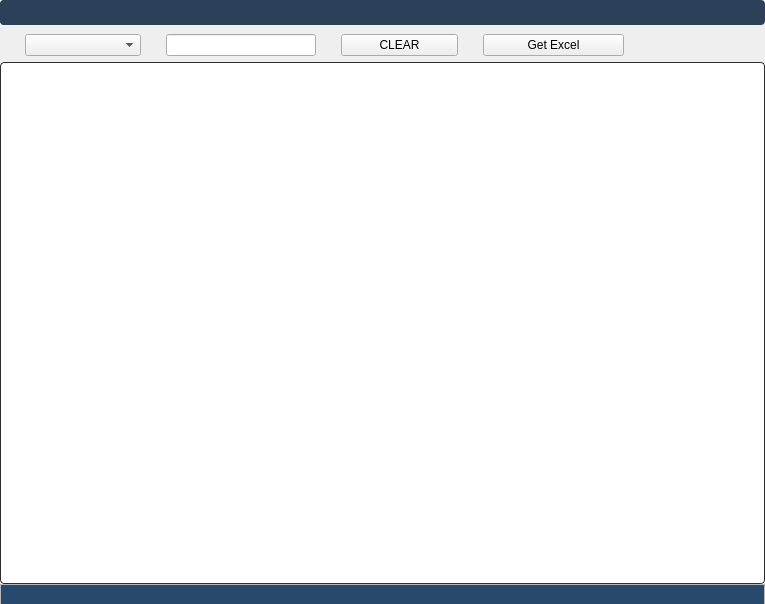
<?xml version="1.0" encoding="UTF-8"?>
<ui version="4.0">
 <class>MainWindow</class>
 <widget class="QMainWindow" name="MainWindow">
  <property name="geometry">
   <rect>
    <x>0</x>
    <y>0</y>
    <width>765</width>
    <height>604</height>
   </rect>
  </property>
  <property name="windowTitle">
   <string>MainWindow</string>
  </property>
  <widget class="QWidget" name="centralwidget">
   <layout class="QGridLayout" name="gridLayout">
    <property name="leftMargin">
     <number>0</number>
    </property>
    <property name="topMargin">
     <number>0</number>
    </property>
    <property name="rightMargin">
     <number>0</number>
    </property>
    <property name="bottomMargin">
     <number>0</number>
    </property>
    <property name="spacing">
     <number>0</number>
    </property>
    <item row="0" column="0">
     <widget class="QWidget" name="indexBar" native="true">
      <property name="sizePolicy">
       <sizepolicy hsizetype="Preferred" vsizetype="Minimum">
        <horstretch>0</horstretch>
        <verstretch>0</verstretch>
       </sizepolicy>
      </property>
      <property name="minimumSize">
       <size>
        <width>0</width>
        <height>0</height>
       </size>
      </property>
      <property name="styleSheet">
       <string notr="true"/>
      </property>
      <layout class="QGridLayout" name="gridLayout_2">
       <property name="leftMargin">
        <number>0</number>
       </property>
       <property name="topMargin">
        <number>0</number>
       </property>
       <property name="rightMargin">
        <number>0</number>
       </property>
       <property name="bottomMargin">
        <number>6</number>
       </property>
       <property name="horizontalSpacing">
        <number>0</number>
       </property>
       <property name="verticalSpacing">
        <number>9</number>
       </property>
       <item row="1" column="5" rowspan="2">
        <widget class="QPushButton" name="pbClearfilter">
         <property name="maximumSize">
          <size>
           <width>200</width>
           <height>16777215</height>
          </size>
         </property>
         <property name="text">
          <string>CLEAR</string>
         </property>
        </widget>
       </item>
       <item row="1" column="7" rowspan="2" colspan="2">
        <widget class="QPushButton" name="pbGetExcel">
         <property name="maximumSize">
          <size>
           <width>200</width>
           <height>16777215</height>
          </size>
         </property>
         <property name="text">
          <string>Get Excel</string>
         </property>
        </widget>
       </item>
       <item row="1" column="1" rowspan="2">
        <widget class="QComboBox" name="cbHeads"/>
       </item>
       <item row="1" column="9" rowspan="2">
        <widget class="Line" name="line_13">
         <property name="minimumSize">
          <size>
           <width>10</width>
           <height>0</height>
          </size>
         </property>
         <property name="maximumSize">
          <size>
           <width>16777215</width>
           <height>16777215</height>
          </size>
         </property>
         <property name="styleSheet">
          <string notr="true">background-color:transparent</string>
         </property>
         <property name="orientation">
          <enum>Qt::Horizontal</enum>
         </property>
        </widget>
       </item>
       <item row="1" column="4" rowspan="2">
        <widget class="Line" name="line_10">
         <property name="minimumSize">
          <size>
           <width>10</width>
           <height>0</height>
          </size>
         </property>
         <property name="maximumSize">
          <size>
           <width>25</width>
           <height>16777215</height>
          </size>
         </property>
         <property name="styleSheet">
          <string notr="true">background-color:transparent</string>
         </property>
         <property name="orientation">
          <enum>Qt::Horizontal</enum>
         </property>
        </widget>
       </item>
       <item row="2" column="2">
        <widget class="Line" name="line_12">
         <property name="minimumSize">
          <size>
           <width>10</width>
           <height>0</height>
          </size>
         </property>
         <property name="maximumSize">
          <size>
           <width>25</width>
           <height>16777215</height>
          </size>
         </property>
         <property name="styleSheet">
          <string notr="true">background-color: transparent;</string>
         </property>
         <property name="orientation">
          <enum>Qt::Horizontal</enum>
         </property>
        </widget>
       </item>
       <item row="1" column="6" rowspan="2">
        <widget class="Line" name="line_7">
         <property name="minimumSize">
          <size>
           <width>10</width>
           <height>0</height>
          </size>
         </property>
         <property name="maximumSize">
          <size>
           <width>25</width>
           <height>16777215</height>
          </size>
         </property>
         <property name="styleSheet">
          <string notr="true">background-color: transparent;</string>
         </property>
         <property name="orientation">
          <enum>Qt::Horizontal</enum>
         </property>
        </widget>
       </item>
       <item row="2" column="10">
        <widget class="Line" name="line_9">
         <property name="minimumSize">
          <size>
           <width>10</width>
           <height>0</height>
          </size>
         </property>
         <property name="maximumSize">
          <size>
           <width>25</width>
           <height>16777215</height>
          </size>
         </property>
         <property name="styleSheet">
          <string notr="true">background-color: transparent;</string>
         </property>
         <property name="orientation">
          <enum>Qt::Horizontal</enum>
         </property>
        </widget>
       </item>
       <item row="2" column="0">
        <widget class="Line" name="line_14">
         <property name="minimumSize">
          <size>
           <width>10</width>
           <height>0</height>
          </size>
         </property>
         <property name="maximumSize">
          <size>
           <width>25</width>
           <height>16777215</height>
          </size>
         </property>
         <property name="styleSheet">
          <string notr="true">background-color: transparent;</string>
         </property>
         <property name="orientation">
          <enum>Qt::Horizontal</enum>
         </property>
        </widget>
       </item>
       <item row="1" column="3" rowspan="2">
        <widget class="QLineEdit" name="le_text">
         <property name="maximumSize">
          <size>
           <width>150</width>
           <height>16777215</height>
          </size>
         </property>
        </widget>
       </item>
       <item row="2" column="8">
        <widget class="Line" name="line_11">
         <property name="minimumSize">
          <size>
           <width>10</width>
           <height>0</height>
          </size>
         </property>
         <property name="maximumSize">
          <size>
           <width>25</width>
           <height>16777215</height>
          </size>
         </property>
         <property name="styleSheet">
          <string notr="true">background-color: transparent;</string>
         </property>
         <property name="orientation">
          <enum>Qt::Horizontal</enum>
         </property>
        </widget>
       </item>
       <item row="0" column="0" colspan="11">
        <widget class="QFrame" name="headerFrame">
         <property name="sizePolicy">
          <sizepolicy hsizetype="Expanding" vsizetype="Maximum">
           <horstretch>0</horstretch>
           <verstretch>0</verstretch>
          </sizepolicy>
         </property>
         <property name="minimumSize">
          <size>
           <width>0</width>
           <height>0</height>
          </size>
         </property>
         <property name="styleSheet">
          <string notr="true">/* QFrame -----------------------------------------------------------------

https://doc.qt.io/qt-5/stylesheet-examples.html#customizing-qframe
https://doc.qt.io/qt-5/qframe.html#-prop
https://doc.qt.io/qt-5/qframe.html#details
https://stackoverflow.com/questions/14581498/qt-stylesheet-for-hline-vline-color

--------------------------------------------------------------------------- */
/* (dot) .QFrame  fix #141, #126, #123 */
.QFrame {
  background-color: #2D4059;

  border-radius: 4px;
  border: 0px solid transparent;

  /* No frame */
  /* HLine */
  /* HLine */
}

.QFrame[frameShape=&quot;0&quot;] {
  border-radius: 4px;
  border: 1px transparent #2d2d2d;
}

.QFrame[frameShape=&quot;4&quot;] {
  max-height: 2px;
  border: none;
  background-color: #2d2d2d;
}

.QFrame[frameShape=&quot;5&quot;] {
  max-width: 2px;
  border: none;
  background-color: #2d2d2d;
}


</string>
         </property>
         <property name="frameShape">
          <enum>QFrame::Box</enum>
         </property>
         <property name="frameShadow">
          <enum>QFrame::Sunken</enum>
         </property>
         <layout class="QGridLayout" name="gridLayout_8">
          <property name="leftMargin">
           <number>0</number>
          </property>
          <property name="topMargin">
           <number>0</number>
          </property>
          <property name="rightMargin">
           <number>0</number>
          </property>
          <property name="bottomMargin">
           <number>0</number>
          </property>
          <property name="spacing">
           <number>0</number>
          </property>
          <item row="0" column="2" alignment="Qt::AlignRight|Qt::AlignTop">
           <widget class="QFrame" name="btnframe_4">
            <property name="sizePolicy">
             <sizepolicy hsizetype="Expanding" vsizetype="Expanding">
              <horstretch>0</horstretch>
              <verstretch>0</verstretch>
             </sizepolicy>
            </property>
            <property name="minimumSize">
             <size>
              <width>0</width>
              <height>25</height>
             </size>
            </property>
            <property name="maximumSize">
             <size>
              <width>16777215</width>
              <height>25</height>
             </size>
            </property>
            <property name="styleSheet">
             <string notr="true">background-color: transparent;</string>
            </property>
            <property name="frameShape">
             <enum>QFrame::StyledPanel</enum>
            </property>
            <property name="frameShadow">
             <enum>QFrame::Raised</enum>
            </property>
            <layout class="QHBoxLayout" name="horizontalLayout_4">
             <property name="spacing">
              <number>0</number>
             </property>
             <property name="leftMargin">
              <number>0</number>
             </property>
             <property name="topMargin">
              <number>0</number>
             </property>
             <property name="rightMargin">
              <number>0</number>
             </property>
             <property name="bottomMargin">
              <number>0</number>
             </property>
             <item>
              <widget class="QPushButton" name="bt_min_3">
               <property name="minimumSize">
                <size>
                 <width>25</width>
                 <height>25</height>
                </size>
               </property>
               <property name="styleSheet">
                <string notr="true">QPushButton {
  background-color: transparent;
border-radius: 10px;

  border: 1px solid transparent;

}
QPushButton:hover {
border-radius: 10px;
  background-color: #000000;    
}
</string>
               </property>
               <property name="text">
                <string/>
               </property>
               <property name="icon">
                <iconset resource="../icons/icons.qrc">
                 <normaloff>:/newPrefix/icons/minus-circle.svg</normaloff>:/newPrefix/icons/minus-circle.svg</iconset>
               </property>
               <property name="iconSize">
                <size>
                 <width>20</width>
                 <height>20</height>
                </size>
               </property>
              </widget>
             </item>
             <item>
              <widget class="QPushButton" name="bt_close_3">
               <property name="minimumSize">
                <size>
                 <width>0</width>
                 <height>25</height>
                </size>
               </property>
               <property name="styleSheet">
                <string notr="true">QPushButton {
  background-color: transparent;
border-radius: 10px;

  border: 1px solid transparent;

}
QPushButton:hover {
border-radius: 10px;
  background-color: #ff2626;    
}
</string>
               </property>
               <property name="text">
                <string/>
               </property>
               <property name="icon">
                <iconset resource="../icons/icons.qrc">
                 <normaloff>:/newPrefix/icons/x-circle.svg</normaloff>:/newPrefix/icons/x-circle.svg</iconset>
               </property>
               <property name="iconSize">
                <size>
                 <width>20</width>
                 <height>20</height>
                </size>
               </property>
              </widget>
             </item>
            </layout>
           </widget>
          </item>
          <item row="0" column="1">
           <widget class="QFrame" name="frame_5">
            <property name="sizePolicy">
             <sizepolicy hsizetype="Expanding" vsizetype="Preferred">
              <horstretch>0</horstretch>
              <verstretch>0</verstretch>
             </sizepolicy>
            </property>
            <property name="minimumSize">
             <size>
              <width>0</width>
              <height>25</height>
             </size>
            </property>
            <property name="maximumSize">
             <size>
              <width>16777215</width>
              <height>25</height>
             </size>
            </property>
            <property name="frameShape">
             <enum>QFrame::StyledPanel</enum>
            </property>
            <property name="frameShadow">
             <enum>QFrame::Raised</enum>
            </property>
           </widget>
          </item>
         </layout>
        </widget>
       </item>
      </layout>
     </widget>
    </item>
    <item row="1" column="0">
     <widget class="QTableView" name="tableView">
      <property name="font">
       <font>
        <pointsize>11</pointsize>
       </font>
      </property>
      <property name="styleSheet">
       <string notr="true">QTreeView:branch:selected, QTreeView:branch:hover {
  background: url(&quot;:/qss_icons/rc/transparent.png&quot;);
}

QTreeView:branch:has-siblings:!adjoins-item {
  border-image: url(&quot;:/qss_icons/rc/branch_line.png&quot;) 0;
}

QTreeView:branch:has-siblings:adjoins-item {
  border-image: url(&quot;:/qss_icons/rc/branch_more.png&quot;) 0;
}

QTreeView:branch:!has-children:!has-siblings:adjoins-item {
  border-image: url(&quot;:/qss_icons/rc/branch_end.png&quot;) 0;
}

QTreeView:branch:has-children:!has-siblings:closed, QTreeView:branch:closed:has-children:has-siblings {
  border-image: none;
  image: url(&quot;:/qss_icons/rc/branch_closed.png&quot;);
}

QTreeView:branch:open:has-children:!has-siblings, QTreeView:branch:open:has-children:has-siblings {
  border-image: none;
  image: url(&quot;:/qss_icons/rc/branch_open.png&quot;);
}

QTreeView:branch:has-children:!has-siblings:closed:hover, QTreeView:branch:closed:has-children:has-siblings:hover {
  image: url(&quot;:/qss_icons/rc/branch_closed_focus.png&quot;);
}

QTreeView:branch:open:has-children:!has-siblings:hover, QTreeView:branch:open:has-children:has-siblings:hover {
  image: url(&quot;:/qss_icons/rc/branch_open_focus.png&quot;);
}

QTreeView::indicator:checked,
QListView::indicator:checked {
  image: url(&quot;:/qss_icons/rc/checkbox_checked.png&quot;);
}

QTreeView::indicator:checked:hover, QTreeView::indicator:checked:focus, QTreeView::indicator:checked:pressed,
QListView::indicator:checked:hover,
QListView::indicator:checked:focus,
QListView::indicator:checked:pressed {
  image: url(&quot;:/qss_icons/rc/checkbox_checked_focus.png&quot;);
}

QTreeView::indicator:unchecked,
QListView::indicator:unchecked {
  image: url(&quot;:/qss_icons/rc/checkbox_unchecked.png&quot;);
}

QTreeView::indicator:unchecked:hover, QTreeView::indicator:unchecked:focus, QTreeView::indicator:unchecked:pressed,
QListView::indicator:unchecked:hover,
QListView::indicator:unchecked:focus,
QListView::indicator:unchecked:pressed {
  image: url(&quot;:/qss_icons/rc/checkbox_unchecked_focus.png&quot;);
}

QTreeView::indicator:indeterminate,
QListView::indicator:indeterminate {
  image: url(&quot;:/qss_icons/rc/checkbox_indeterminate.png&quot;);
}

QTreeView::indicator:indeterminate:hover, QTreeView::indicator:indeterminate:focus, QTreeView::indicator:indeterminate:pressed,
QListView::indicator:indeterminate:hover,
QListView::indicator:indeterminate:focus,
QListView::indicator:indeterminate:pressed {
  image: url(&quot;:/qss_icons/rc/checkbox_indeterminate_focus.png&quot;);
}

QTreeView,
QListView,
QTableView,
QColumnView {
  background-color: #FFFFFF;
  border: 1px solid #2d2d2d;
  color: #000000;
  gridline-color: #2d2d2d;
  border-radius: 4px;
}

QTreeView:disabled,
QListView:disabled,
QTableView:disabled,
QColumnView:disabled {
  background-color: #FFFFFF;
  color: #000000;
}

QTreeView:selected,
QListView:selected,
QTableView:selected,
QColumnView:selected {
  background-color: #FFFFFF;
  color: #000000;
}

QTreeView:hover,
QListView:hover,
QTableView:hover,
QColumnView:hover {
  background-color: #FFFFFF;
  border: 1px solid #148CD2;
}

QTreeView::item:pressed,
QListView::item:pressed,
QTableView::item:pressed,
QColumnView::item:pressed {
  background-color: #FFFFFF;
}

QTreeView::item:selected:hover,
QListView::item:selected:hover,
QTableView::item:selected:hover,
QColumnView::item:selected:hover {
  background: #FFFFFF;
  color: #000000;
}

QTreeView::item:selected:active,
QListView::item:selected:active,
QTableView::item:selected:active,
QColumnView::item:selected:active {
background-color: palette(highlight);
 color: palette(highlightedText);
}

QTreeView::item:!selected:hover,
QListView::item:!selected:hover,
QTableView::item:!selected:hover,
QColumnView::item:!selected:hover {
  outline: 0;
  color: #148CD2;
  background-color: #2d2d2d;
}

QTableCornerButton::section {
  background-color: #282828;
  border: 1px transparent #2d2d2d;
  border-radius: 0px;
}
</string>
      </property>
      <property name="selectionBehavior">
       <enum>QAbstractItemView::SelectRows</enum>
      </property>
      <property name="showGrid">
       <bool>false</bool>
      </property>
      <property name="sortingEnabled">
       <bool>true</bool>
      </property>
      <attribute name="verticalHeaderDefaultSectionSize">
       <number>23</number>
      </attribute>
     </widget>
    </item>
    <item row="2" column="0">
     <widget class="QFrame" name="StatusBar">
      <property name="minimumSize">
       <size>
        <width>0</width>
        <height>20</height>
       </size>
      </property>
      <property name="maximumSize">
       <size>
        <width>16777215</width>
        <height>20</height>
       </size>
      </property>
      <property name="styleSheet">
       <string notr="true"/>
      </property>
      <property name="frameShape">
       <enum>QFrame::StyledPanel</enum>
      </property>
      <property name="frameShadow">
       <enum>QFrame::Raised</enum>
      </property>
      <layout class="QGridLayout" name="gridLayout_7">
       <property name="leftMargin">
        <number>0</number>
       </property>
       <property name="topMargin">
        <number>0</number>
       </property>
       <property name="rightMargin">
        <number>0</number>
       </property>
       <property name="bottomMargin">
        <number>0</number>
       </property>
       <property name="spacing">
        <number>0</number>
       </property>
       <item row="0" column="0">
        <widget class="QLabel" name="label">
         <property name="minimumSize">
          <size>
           <width>0</width>
           <height>20</height>
          </size>
         </property>
         <property name="maximumSize">
          <size>
           <width>16777215</width>
           <height>20</height>
          </size>
         </property>
         <property name="styleSheet">
          <string notr="true">background-color:#27496D;
  border-radius: 0
px;</string>
         </property>
         <property name="text">
          <string/>
         </property>
         <property name="wordWrap">
          <bool>true</bool>
         </property>
        </widget>
       </item>
       <item row="0" column="1">
        <widget class="QFrame" name="gripDP">
         <property name="minimumSize">
          <size>
           <width>0</width>
           <height>20</height>
          </size>
         </property>
         <property name="maximumSize">
          <size>
           <width>20</width>
           <height>20</height>
          </size>
         </property>
         <property name="styleSheet">
          <string notr="true">background-color:#27496D;
  border-radius: 0px;</string>
         </property>
         <property name="frameShape">
          <enum>QFrame::StyledPanel</enum>
         </property>
         <property name="frameShadow">
          <enum>QFrame::Raised</enum>
         </property>
         <property name="lineWidth">
          <number>0</number>
         </property>
        </widget>
       </item>
      </layout>
     </widget>
    </item>
   </layout>
  </widget>
 </widget>
 <resources>
  <include location="../icons/icons.qrc"/>
 </resources>
 <connections/>
</ui>
